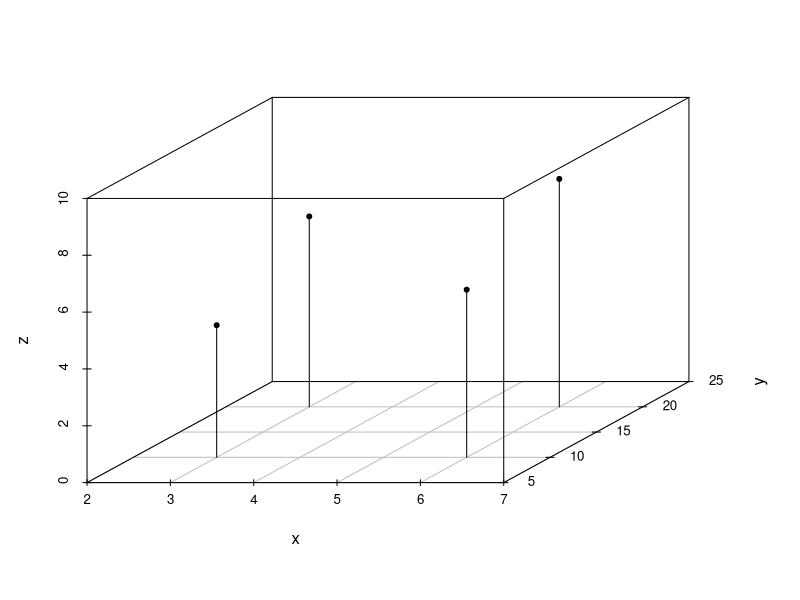
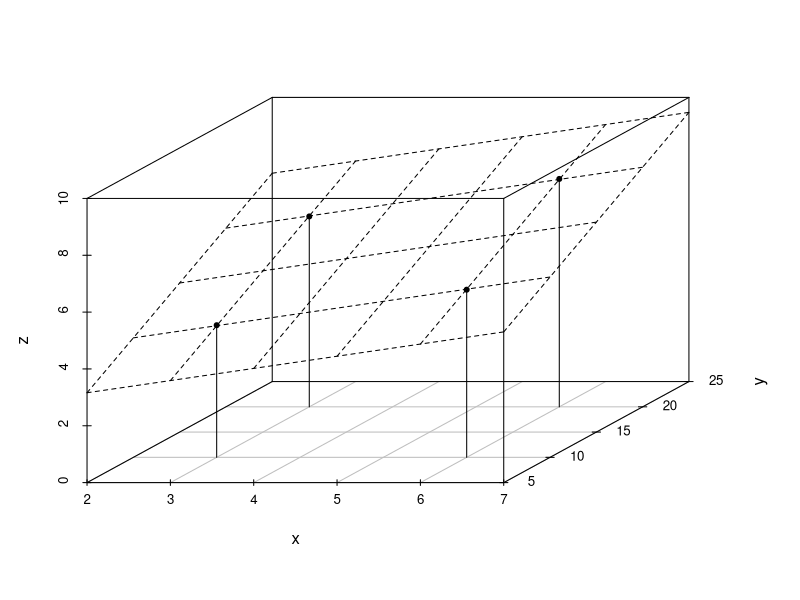
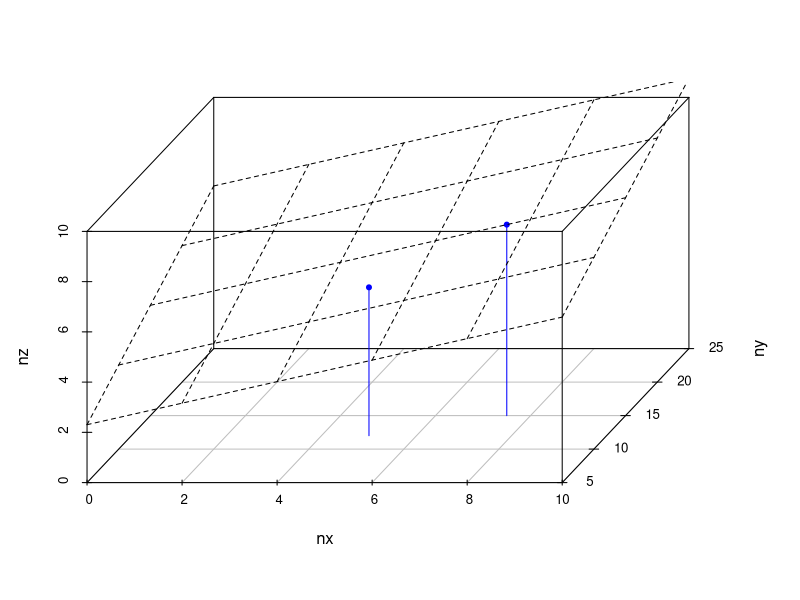
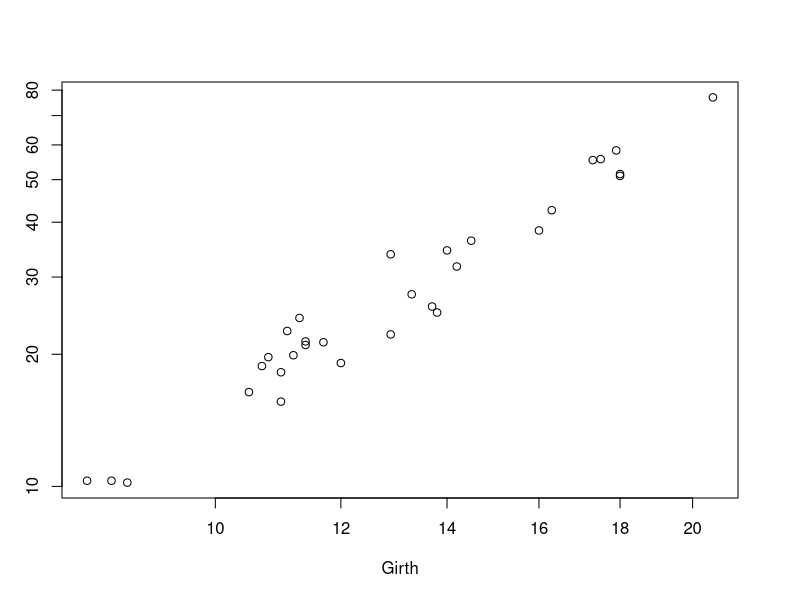
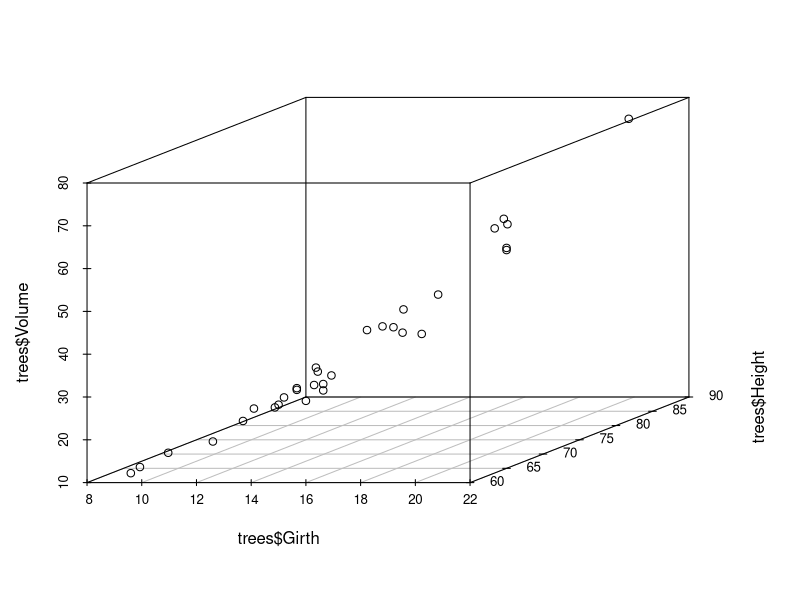
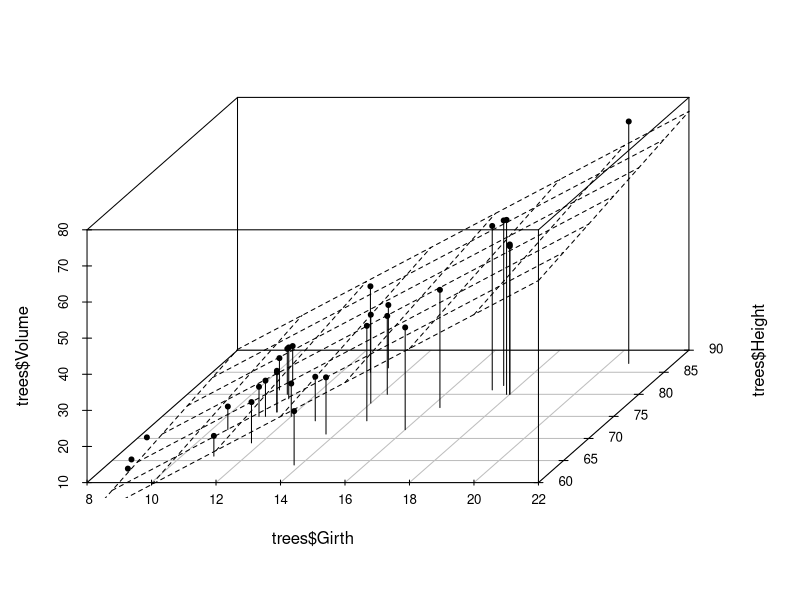

The R source for these figures, in order:
install.packages("scatterplot3d")
library(scatterplot3d)
library()

# scatterplot3d를 이용해서 3차원 데이터를 시각화 할 수도 있음
x = c(3.0,6.0,3.0,6.0)
y = c(10.0,10.0,20.0,20.0)
z = c(4.65,5.9,6.7,8.02)
scatterplot3d(x,y,z, xlim = 2:7, ylim = 7:23, zlim = 0:10, pch = 20, type = 'h')

m = lm(z ~ x + y) # 다중 선형 회귀를 적용시키려면 두 값을 합친 상태로 학습한다
coef(m)

s = scatterplot3d(x,y,z, xlim = 2:7, ylim = 7:23, zlim = 0:10, pch = 20, type = 'h')
s$plane3d(m) # 데이터에 학습한 모델을 적용하여 시각화

fitted(m)
residuals(m)
deviance(m)
deviance(m) / length(x)

#새로운 데이터들에 대한 예측을 적용시킴
nx = c(7.5,5.0)
ny = c(15.0, 12.0)
new_data = data.frame(x = nx, y = ny)
nz = predict(m, new_data)
nz

# 새로운 데이터들의 예측 결과
s = scatterplot3d(nx,ny,nz, xlim = 1:10, ylim = 7:23, zlim = 0:10, pch = 20, type = 'h', color = 'blue', angle = 60)
s$plane3d(m)

?trees

#실습 ; 벚나무의 둘레 예측
summary(trees)

plot(Volume ~ Girth, data = trees, log = "xy")

scatterplot3d(trees$Girth, trees$Height, trees$Volume, angle = 30)

m = lm(Volume ~ Girth + Height, data = trees)
m


s = scatterplot3d(trees$Girth, trees$Height, trees$Volume, pch = 20, type = 'h', angle = 55)
s$plane3d(m)

ndata = data.frame(Girth = c(8.5, 13.0, 19.0), Height = c(72,83,85))
predict(m, newdata = ndata)
